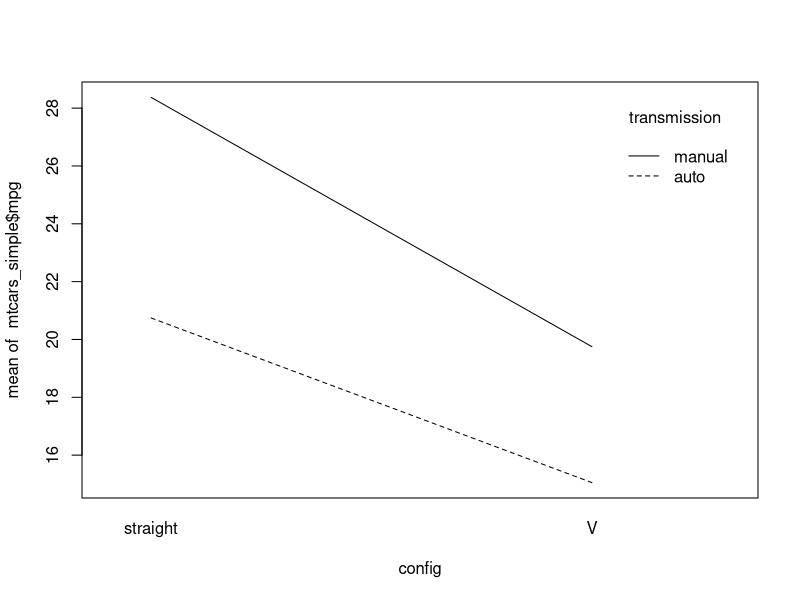

This figure's R source:
#### Basic, 2x2 factorial ANOVA in R

## Will use a modified version of the "mtcars" R dataset
## Looking at fuel economy as a response to engine configuration and trans.

## Modify mtcars df to simplify for the example
mtcars_simple <- mtcars
mtcars_simple$vs <- as.factor(ifelse(mtcars$vs==0, "V","straight"))
mtcars_simple$am <- as.factor(ifelse(mtcars$am==0, "auto","manual"))


mtcars_simple <- mtcars_simple[,c(1,8,9)]

head(mtcars_simple)


## Run the factorial ANOVA (two different configs to set up the same model)
cars_factorial <- aov(mpg ~ vs + am + vs:am, mtcars_simple) #long-hand formula
cars_factorial_alt <- aov(mpg ~ vs*am, mtcars_simple) #short-hand formula


anova(cars_factorial) # To get the ANOVA table


summary(lm(mpg ~ vs*am, mtcars_simple)) # lm to look at coefficients (effects)


## Can calculate all 4 factor-level-combination means
mtcars_simple$V_trans_comb <- interaction(mtcars_simple$vs,
                                          mtcars_simple$am)

tapply(mtcars_simple$mpg,
       mtcars_simple$V_trans_comb,
       FUN=mean)


## Make an interaction plot

interaction.plot(x.factor=mtcars_simple$vs, 
                 trace.factor=mtcars_simple$am, 
                 response=mtcars_simple$mpg, 
                 xlab="config", trace.label="transmission") 




## Challenge: I said that including error bars 
## (i.e. +/- std. err. of mean) for each group is useful for interpretation.

## Modify the above interaction plot to include those.
## Hint: The segments() function is one way to accomplish this!

